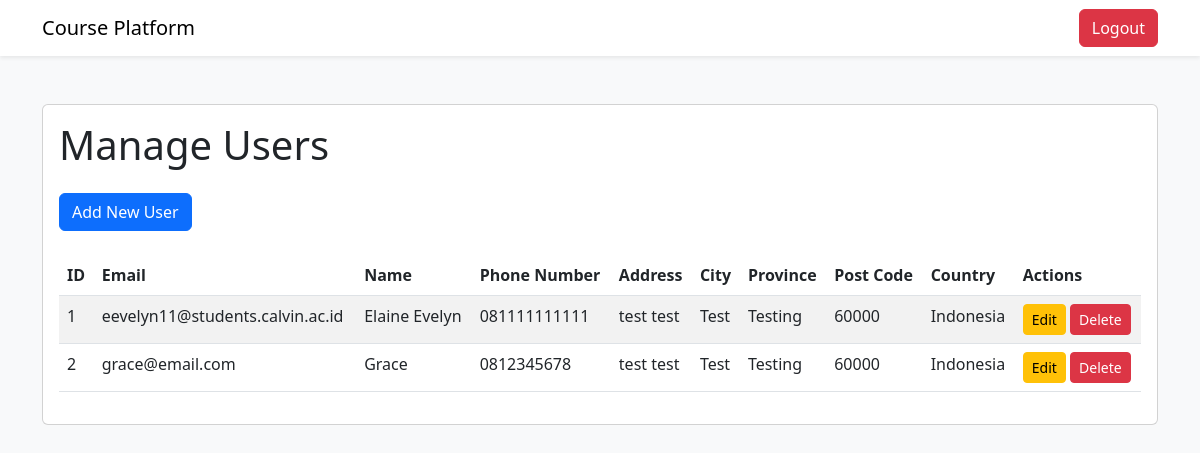
Before: /admin/manage-users (signed in) with the older database file.
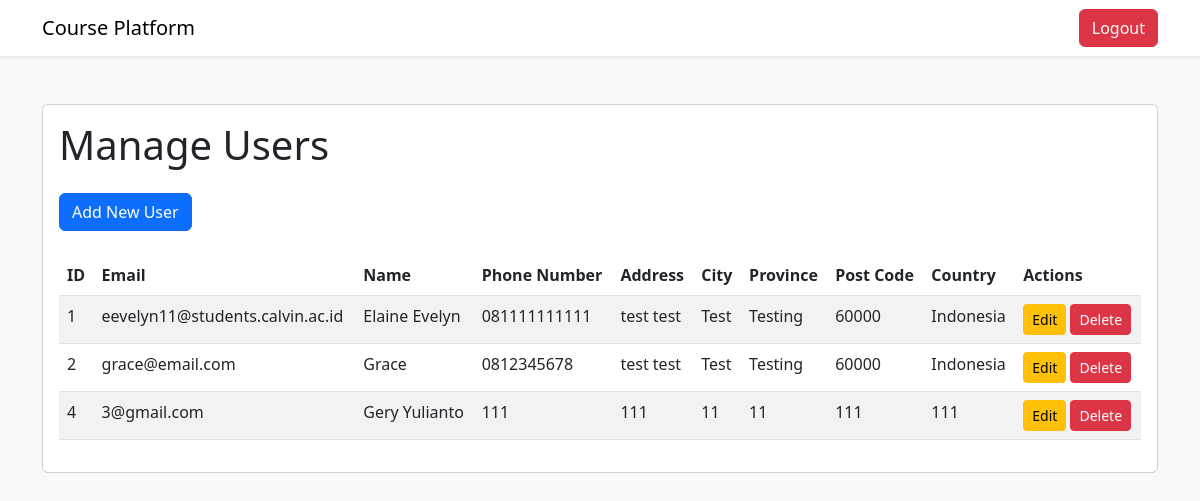
After: the same page with the newer database file.
### tables this page shows
CREATE TABLE peserta (
                id_peserta INTEGER PRIMARY KEY AUTOINCREMENT,
                email TEXT NOT NULL,
                nama_peserta TEXT NOT NULL,
                password TEXT NOT NULL,
                no_telpon TEXT NOT NULL,
                alamat TEXT NOT NULL,
                kota TEXT NOT NULL,
                provinsi TEXT NOT NULL,
                kode_pos INT NOT NULL,
                negara TEXT NOT NULL
            );

### features/auth.py (the view)
    def manage_users(self):
        if not session.get('email') and session.get('role') != 'admin':
            return redirect('/login_admin')
        users = query_db('SELECT * FROM peserta')
        return render_template('manage_users_page.html', users=users)

### database.py (called while the page is built)
def get_db():
    db = getattr(g, '_database', None)
    if db is None:
        db = g._database = sqlite3.connect(DATABASE)
        db.row_factory = sqlite3.Row
    return db

def query_db(query, args=(), one=False):
    cur = get_db().execute(query, args)
    rv = cur.fetchall()
    cur.close()
    get_db().commit()
    return (rv[0] if rv else None) if one else rv

### templates/manage_users_page.html (shortened to what this page needs)
<!DOCTYPE html>
<html lang="en">
<head>
    <link href="https://cdn.jsdelivr.net/npm/bootstrap@5.3.0/dist/css/bootstrap.min.css" rel="stylesheet">
</head>
<body class="bg-light">
    <nav class="navbar navbar-expand-lg navbar-light bg-white shadow-sm">
        <div class="container">
            <a class="navbar-brand" href="/admin">Course Platform</a>
            <div class="d-flex">
                <a href="/logout" class="btn btn-danger">Logout</a>
            </div>
        </div>
    </nav>
    <div class="container py-5">
        <div class="card">
            <div class="card-body">
                <h1 class="card-title mb-4">Manage Users</h1>
                <div class="mb-4">
                    <a href="/admin/add-user" class="btn btn-primary">Add New User</a>
                </div>
                <table class="table table-striped">
                    <thead>
                        <tr>
                            <th>ID</th>
                            <th>Email</th>
                            <th>Name</th>
                            <th>Phone Number</th>
                            <th>Address</th>
                            <th>City</th>
                            <th>Province</th>
                            <th>Post Code</th>
                            <th>Country</th>
                            <th>Actions</th>
                        </tr>
                    </thead>
                    <tbody>
                        {% for user in users %}
                        <tr>
                            <td>{{ user.id_peserta }}</td>
                            <td>{{ user.email }}</td>
                            <td>{{ user.nama_peserta }}</td>
                            <td>{{ user.no_telpon }}</td>
                            <td>{{ user.alamat }}</td>
                            <td>{{ user.kota }}</td>
                            <td>{{ user.provinsi }}</td>
                            <td>{{ user.kode_pos }}</td>
                            <td>{{ user.negara }}</td>
                            <td>
                                <a href="/admin/edit-user/{{ user.id_peserta }}" class="btn btn-sm btn-warning">Edit</a>
                                <a href="/admin/delete-user/{{ user.id_peserta }}"
                                    class="btn btn-sm btn-danger">Delete</a>
                            </td>
                        </tr>
                        {% endfor %}
                    </tbody>
                </table>
            </div>
        </div>
    </div>
</body>
</html>

Changed rows visible on the page:
added peserta: id_peserta "4", email "3@gmail.com", nama_peserta "Gery Yulianto", no_telpon "111", alamat "111", kota "11", provinsi "11", kode_pos "111", negara "111"
